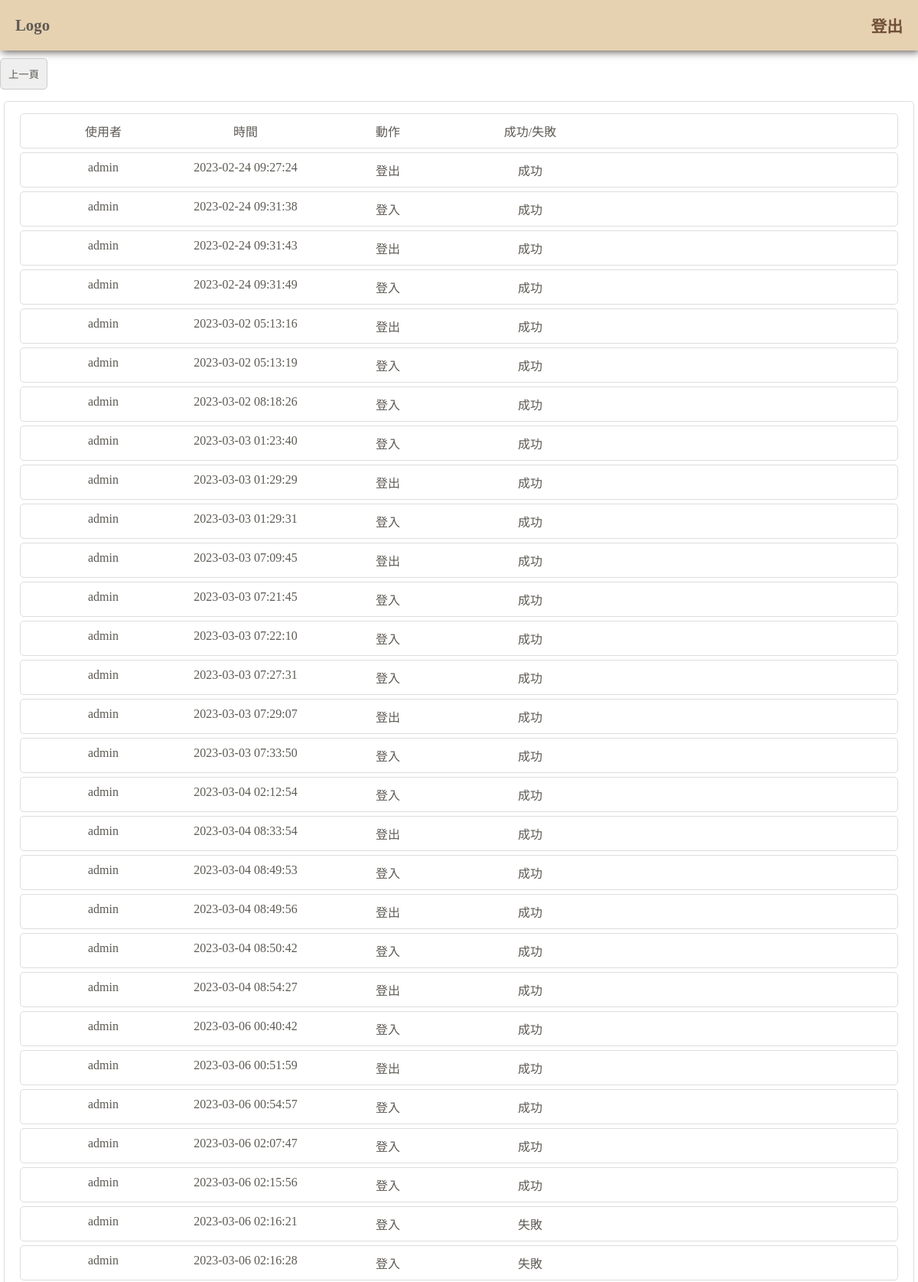
/user/viewRecord.php (upper part), run on the app's committed database.
### tables this page shows
CREATE TABLE `record` (
  `id` int(11) NOT NULL,
  `account` varchar(303) NOT NULL,
  `time` timestamp NOT NULL DEFAULT current_timestamp() ON UPDATE current_timestamp(),
  `action` varchar(30) NOT NULL,
  `utype` varchar(30) NOT NULL
);

### user/viewRecord.php (the view, shortened to what this page needs)
<!DOCTYPE html>
<html lang="en">
<head>
    <link rel="stylesheet" href="../css/style.css">
</head>
<body>
    <?php
    include '../nav.php';
    ?>
    <button onclick="history.go(-1)">上一頁</button>
    <div class="userbox">
        <div>
            <div>使用者</div>
            <div>時間</div>
            <div>動作</div>
            <div>成功/失敗</div>
        </div>
        <?php
            include('../link.php');
            $sql = 'select * from record';
            $query = $db->query($sql)->fetchAll();
            foreach($query as $data){
        ?>
        <div>
            <div><?php echo $data['account']?></div>
            <div><?php echo $data['time']?></div>
            <div><?php echo $data['action']?></div>
            <div><?php echo $data['utype']?></div>
        </div>
        <?php
            }
        ?>
    </div>
</body>
</html>

### css/style.css (style rules this page uses)
* { margin: 0; color: #5e5a54; }
input, textarea, select, button { padding: 10px; border: 1px solid #ccc; border-radius: 5px; margin: 10px 0; }
button { cursor: pointer; }
.userbox > div { display: grid; grid-template-columns: repeat(6, 1fr); text-align: center; }
.userbox, .userbox > div { margin: 5px; padding: 10px 15px; border: 1px solid #ddd; border-radius: 5px; }

### data on the page
record: account "admin", time "2023-02-24 09:27:24", action "登出", utype "成功"
record: account "admin", time "2023-02-24 09:31:38", action "登入", utype "成功"
record: account "admin", time "2023-02-24 09:31:43", action "登出", utype "成功"
record: account "admin", time "2023-02-24 09:31:49", action "登入", utype "成功"
record: account "admin", time "2023-03-02 05:13:16", action "登出", utype "成功"
record: account "admin", time "2023-03-02 05:13:19", action "登入", utype "成功"
record: account "admin", time "2023-03-02 08:18:26", action "登入", utype "成功"
record: account "admin", time "2023-03-03 01:23:40", action "登入", utype "成功"
record: account "admin", time "2023-03-03 01:29:29", action "登出", utype "成功"
record: account "admin", time "2023-03-03 01:29:31", action "登入", utype "成功"
record: account "admin", time "2023-03-03 07:09:45", action "登出", utype "成功"
record: account "admin", time "2023-03-03 07:21:45", action "登入", utype "成功"
record: account "admin", time "2023-03-03 07:22:10", action "登入", utype "成功"
record: account "admin", time "2023-03-03 07:27:31", action "登入", utype "成功"
record: account "admin", time "2023-03-03 07:29:07", action "登出", utype "成功"
record: account "admin", time "2023-03-03 07:33:50", action "登入", utype "成功"
record: account "admin", time "2023-03-04 02:12:54", action "登入", utype "成功"
record: account "admin", time "2023-03-04 08:33:54", action "登出", utype "成功"
record: account "admin", time "2023-03-04 08:49:53", action "登入", utype "成功"
record: account "admin", time "2023-03-04 08:49:56", action "登出", utype "成功"
record: account "admin", time "2023-03-04 08:50:42", action "登入", utype "成功"
record: account "admin", time "2023-03-04 08:54:27", action "登出", utype "成功"
record: account "admin", time "2023-03-06 00:40:42", action "登入", utype "成功"
record: account "admin", time "2023-03-06 00:51:59", action "登出", utype "成功"
record: account "admin", time "2023-03-06 00:54:57", action "登入", utype "成功"
record: account "admin", time "2023-03-06 02:07:47", action "登入", utype "成功"
record: account "admin", time "2023-03-06 02:15:56", action "登入", utype "成功"
record: account "admin", time "2023-03-06 02:16:21", action "登入", utype "失敗"
record: account "admin", time "2023-03-06 02:16:28", action "登入", utype "失敗"
